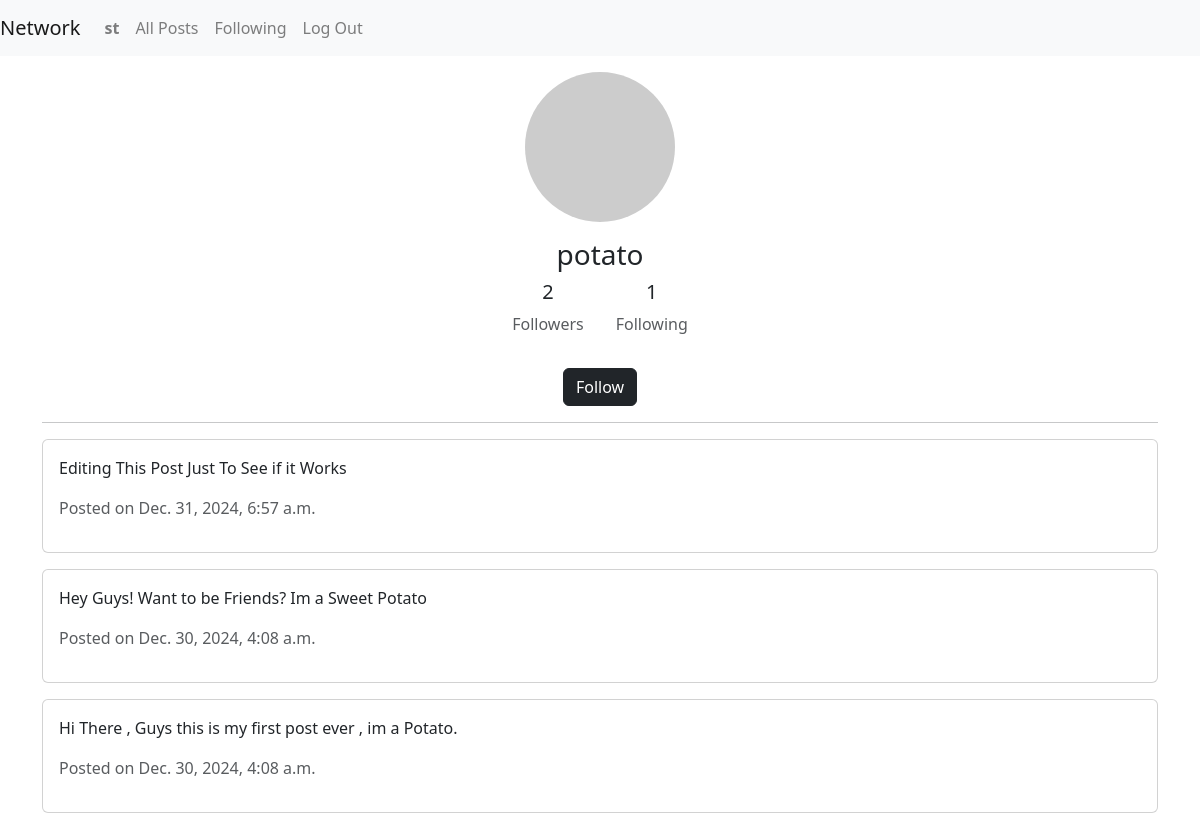
Screenshot of /profile/3 (signed in) with the database file from the repository.
### network/models.py (models this page shows, shortened)
class User(AbstractUser):
    pass

class Post(models.Model):
    user = models.ForeignKey(User, on_delete=models.CASCADE , related_name="author")
    content = models.TextField()
    timestamp = models.DateTimeField(auto_now_add=True)

### network/views.py (the view)
# urls.py: path("profile/<int:uid>", views.profile, name="profile"),
def profile(request, uid):
    user_profile = get_object_or_404(User, pk=uid)
    all_posts = Post.objects.filter(user=user_profile).order_by("-timestamp")
    is_following = Follower.objects.filter(user=user_profile, follower=request.user).exists()
    paginator = Paginator(all_posts, 3)
    page_number = request.GET.get("page")
    try:
        page_posts = paginator.get_page(page_number)
    except PageNotAnInteger:
        page_posts = paginator.get_page(1)
    except EmptyPage:
        page_posts = paginator.get_page(paginator.num_pages)
    return render(request, "network/profile.html", {
        "user_profile": user_profile,
        "page_posts": page_posts,
        "is_following": is_following,
        "following": user_profile.following.count(),
        "followers": user_profile.followers.count(),
    })

### network/templates/network/profile.html (shortened to what this page needs)
{% extends "network/layout.html" %} {% block body %}
<div class="container my-3">
  <div class="text-center">
    <img
      src="https://via.placeholder.com/150"
      alt="Profile"
      class="rounded-circle mb-3"
    />
    <h3>{{ user_profile.username }}</h3>
    <div class="d-flex justify-content-center mb-3">
      <div class="mx-3">
        <h5>{{ followers }}</h5>
        <p class="text-muted">Followers</p>
      </div>
      <div class="mx-3">
        <h5>{{ following }}</h5>
        <p class="text-muted">Following</p>
      </div>
    </div>
    {% if user.is_authenticated and user != user_profile %}
    <form
      action="{% if is_following %}{% url 'unfollow' %}{% else %}{% url 'follow' %}{% endif %}"
      method="post"
    >
      <button type="submit" class="btn btn-dark">
        {% if is_following %} Unfollow {% else %} Follow {% endif %}
      </button>
    </form>
    {% endif %}
  </div>
  <hr />
  {% for post in page_posts %}
<div class="card mb-3">
  <div class="card-body position-relative">
    <p class="fw-medium">{{ post.content }}</p>
    <p class="text-muted">Posted on {{ post.timestamp }}</p>
  </div>
</div>
{% endfor %}
  <div class="d-flex justify-content-center">
  </div>
</div>
{% endblock %}

### network/templates/network/layout.html (shortened to what this page needs)
{% load static %}
<!DOCTYPE html>
<html lang="en">
<head>
    <link rel="stylesheet" href="https://stackpath.bootstrapcdn.com/bootstrap/4.4.1/css/bootstrap.min.css"
>
    <link href="{% static 'network/styles.css' %}" rel="stylesheet">
    <link rel="stylesheet" href="https://cdn.jsdelivr.net/npm/bootstrap@5.3.3/dist/css/bootstrap.min.css"
>
    <link rel="stylesheet" href="https://cdnjs.cloudflare.com/ajax/libs/font-awesome/6.7.2/css/all.min.css"
 />
</head>
<body>
    <nav class="navbar navbar-expand-lg navbar-light bg-light">
        <a class="navbar-brand" href="{% url 'index' %}">Network</a>
        <div>
            <ul class="navbar-nav mr-auto">
                {% if user.is_authenticated %}
                <li class="nav-item">
                    <a class="nav-link" href="{% url 'profile' uid=user.id %}"><strong>{{ user.username }}</strong></a>
                </li>
                {% endif %}
                <li class="nav-item">
                    <a class="nav-link" href="{% url 'index' %}">All Posts</a>
                </li>
                {% if user.is_authenticated %}
                <li class="nav-item">
                    <a class="nav-link" href="#">Following</a>
                </li>
                <li class="nav-item">
                    <a class="nav-link" href="{% url 'logout' %}">Log Out</a>
                </li>
                {% endif %}
            </ul>
        </div>
    </nav>
    <div class="body">
        {% block body %}
        {% endblock %}
    </div>
</body>
</html>

### rows the page displays
User: username "st"
User: username "potato"
Post: content "Editing This Post Just To See if it Works", timestamp "Dec. 31, 2024, 6:57 a.m."
Post: content "Hey Guys! Want to be Friends? Im a Sweet Potato", timestamp "Dec. 30, 2024, 4:08 a.m."
Post: content "Hi There , Guys this is my first post ever , im a Potato.", timestamp "Dec. 30, 2024, 4:08 a.m."

### other values shown
{{ followers }} "2"
{{ following }} "1"
